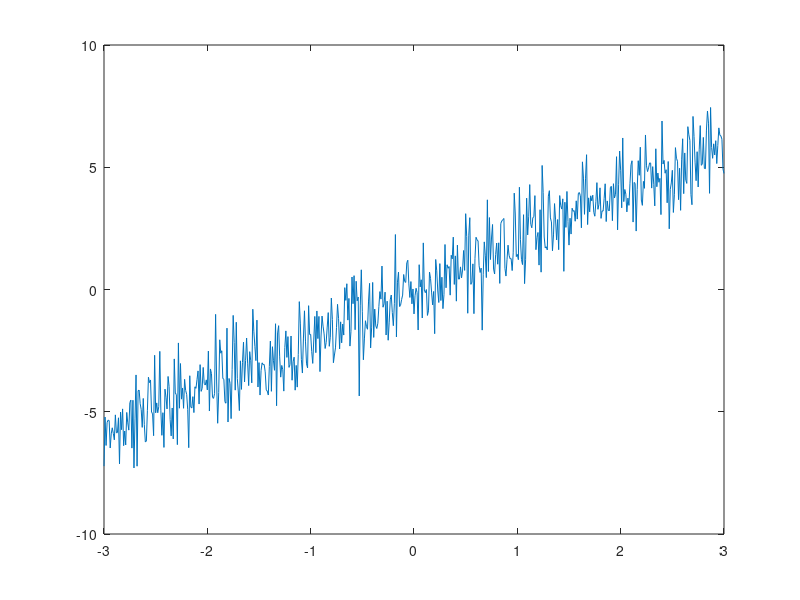
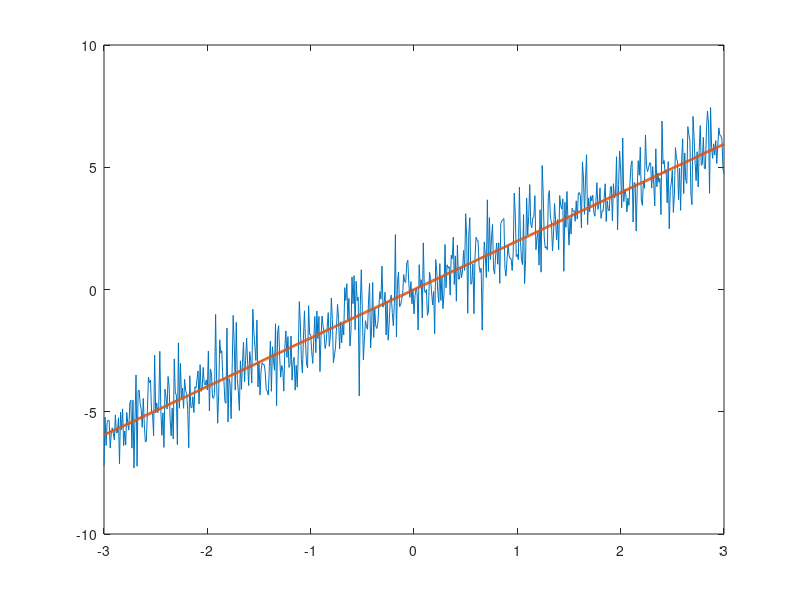
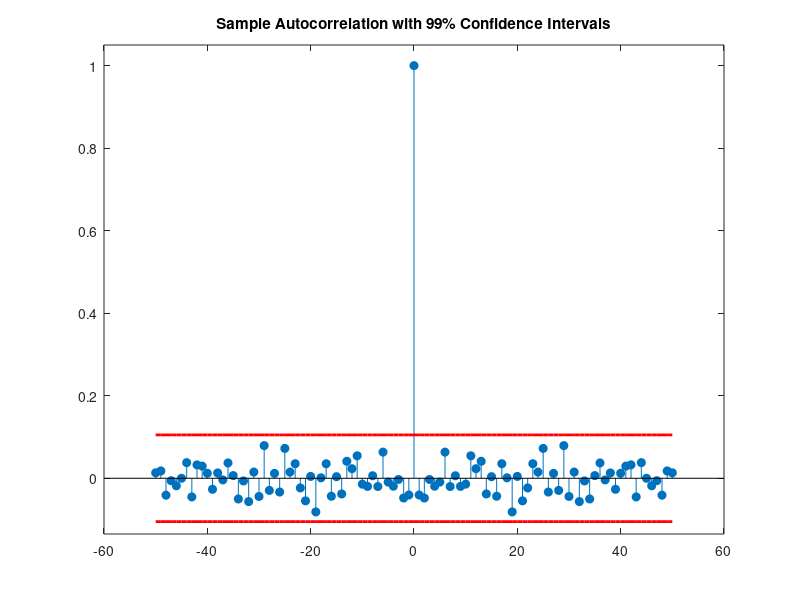

MATLAB code for these plots, in order:
%BME463 Class 1/5/16

%autocorrelation
x = -3:0.01:3;
rng default
y = 2*x+randn(size(x));
figure(1)
plot(x,y)

figure(2)
plot(x,y)
coeffs = polyfit(x,y,1);
yfit = coeffs(2)+coeffs(1)*x;
hold on
plot(x,yfit,'linewidth',2)

residuals = y - yfit;
[xc,lags] = xcorr(residuals,50,'coeff');

conf99 = sqrt(2)*erfcinv(2*.01/2);
lconf = -conf99/sqrt(length(x));
upconf = conf99/sqrt(length(x));

figure(3)

stem(lags,xc,'filled')
ylim([lconf-0.03 1.05])
hold on
plot(lags,lconf*ones(size(lags)),'r','linewidth',2)
plot(lags,upconf*ones(size(lags)),'r','linewidth',2)
title('Sample Autocorrelation with 99% Confidence Intervals')